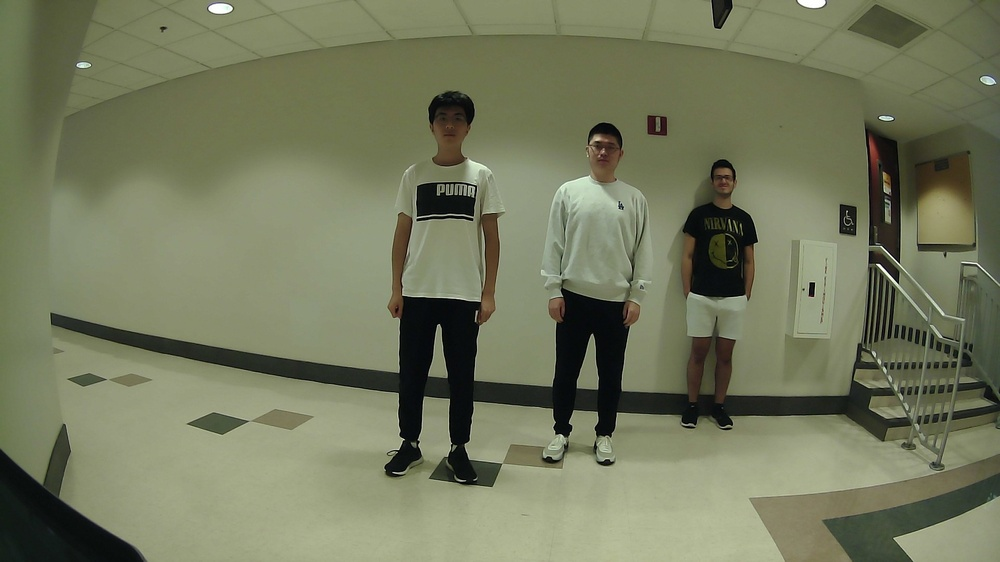
%> input picture lab7/image.jpg, 1000 x 562 px, shrunk from 1920 x 1080 before the run
$ octave lab7.m   (GNU Octave 9; MATLAB toolbox functions it lacks are replaced by stand-ins)
%> lines starting %> are read from the running program, lines starting %| are printed output that depends on the picture; in (x1, y1, x2, y2) boxes, pixels count from 0 and x2, y2 are one past the last pixel; in counts of white or black regions, pixels touching at a corner belong together; the program's own positions count from 1
% Over the next few weeks, we will be covering ideas about camera focus and
% defocus and projector focus and defocus.

% This project is a non-automatic, hand-crafted way of understanding some
% of these issues.

% Take an image and read it into Matlab
% try to capture an image with many different depths in it
im = imread('image.jpg');
%> im is the input picture: size 562x1000x3 uint8; mean R, G, B 116.2, 121, 93.2

% Apply a gaussian blur to this image. The gaussian blur has two indices:
% the size of the kernel and the standard deviation of the gaussian used.
im_blur = imfilter(im,fspecial('gaussian',10,10));
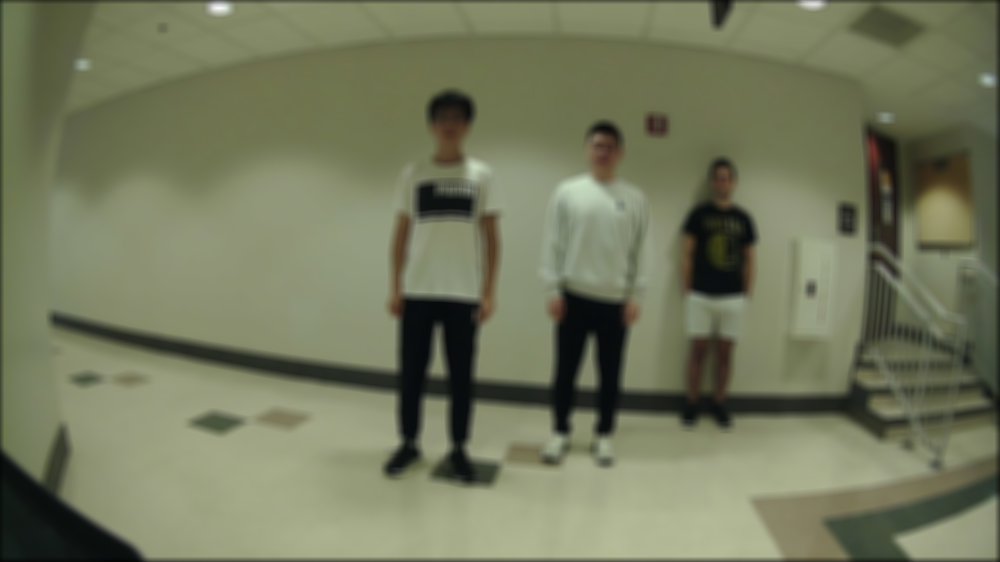
%> im_blur: size 562x1000x3 uint8; mean R, G, B 115.5, 120.2, 92.5

% im_blur is a blur that does not change spatially in the image. But camera
% and defocus blur change with scene depth. Let us try to simulate this.

% Using Microsoft Paint or some other such tool, create an image of the
% same size as im. By hand, color any portion of the scene ("foreground")
% white and the rest of the scene ("background") black.
mask1 = imread('mask1.jpg');
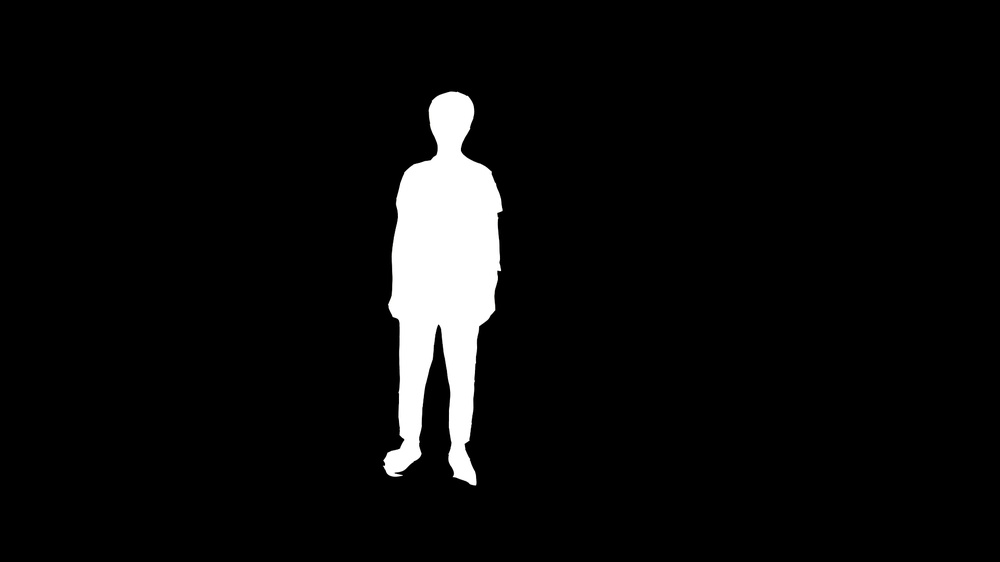
%> input picture lab7/mask1.jpg, 1000 x 562 px, shrunk from 1920 x 1080 before the run
%> mask1 is the input picture: size 562x1000x3 uint8; mean R, G, B 12.2, 12.2, 12.2
mask1 = im2bw(mask1);
%> mask1: size 562x1000 logical; 4.8% white; 1 white region, box (x1, y1, x2, y2) and area: (383, 92, 503, 485) 26920

mask2 = imread('mask2.jpg');
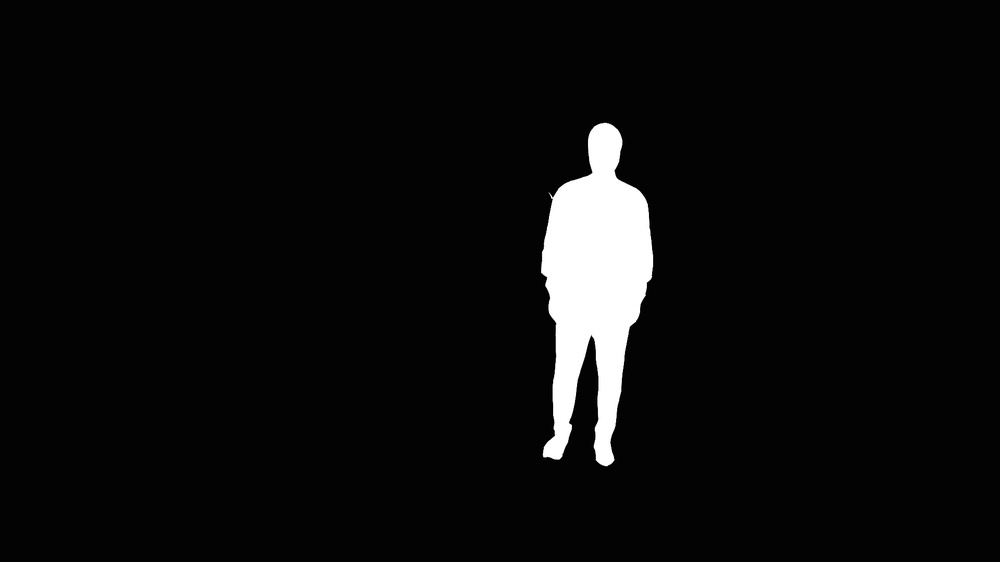
%> input picture lab7/mask2.jpg, 1000 x 562 px, shrunk from 1920 x 1080 before the run
%> mask2 is the input picture: size 562x1000x3 uint8; mean R, G, B 13, 13, 13
mask2 = im2bw(mask2);
%> mask2: size 562x1000 logical; 4% white; 1 white region, box (x1, y1, x2, y2) and area: (541, 123, 653, 466) 22324

mask3 = imread('mask3.jpg');
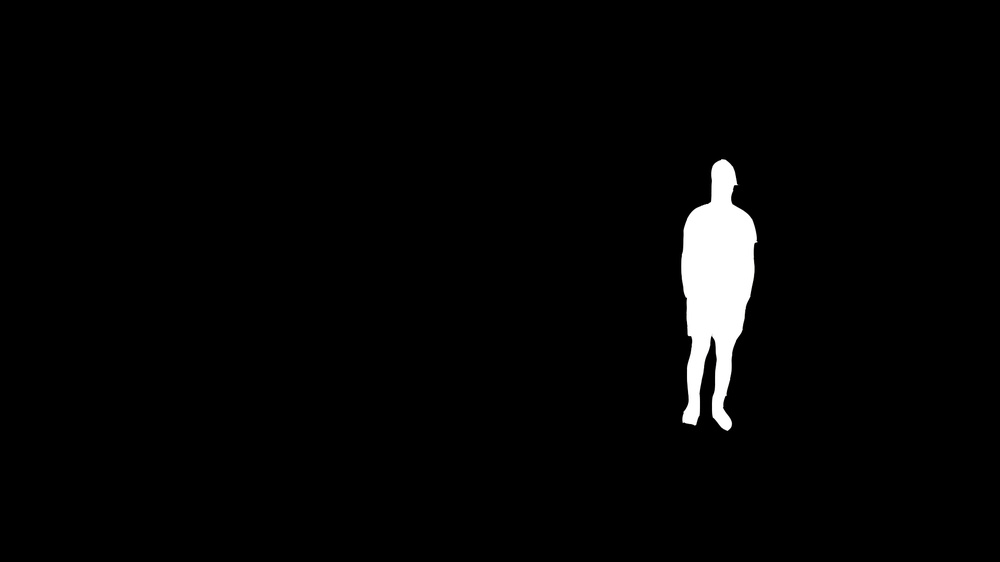
%> input picture lab7/mask3.jpg, 1000 x 562 px, shrunk from 1920 x 1080 before the run
%> mask3 is the input picture: size 562x1000x3 uint8; mean R, G, B 5.6, 5.6, 5.6
mask3 = im2bw(mask3);
%> mask3: size 562x1000 logical; 2.2% white; 1 white region, box (x1, y1, x2, y2) and area: (681, 159, 757, 431) 12243
% Now display the image with the background blurred
defocusim1 = im2double(im).*mask1 + im2double(im_blur).*~mask1;
imshow(defocusim1);

defocusim2 = im2double(im).*mask2 + im2double(im_blur).*~mask2;
imshow(defocusim2);

defocusim3 = im2double(im).*mask3 + im2double(im_blur).*~mask3;
imshow(defocusim3);

% Now repeat this for three or more foregrounds in the scene
% for each new experiment, name the mask as mask1, mask2, ...
% for each new experiment, name the defocused image as defocusim1,
% defocusim2, ...

% Submit a zip file with:

% a. A gif containing each of the defocused regions in sequence, giving the
% impression of changing camera focus

% b. A single image where every mask you used (mask1, mask2, ...) is shown
% together. Does this look like depth image?
% for example, if you had three masks:
overallmask = 50*mask1 + 100*mask2 + 200*mask3;
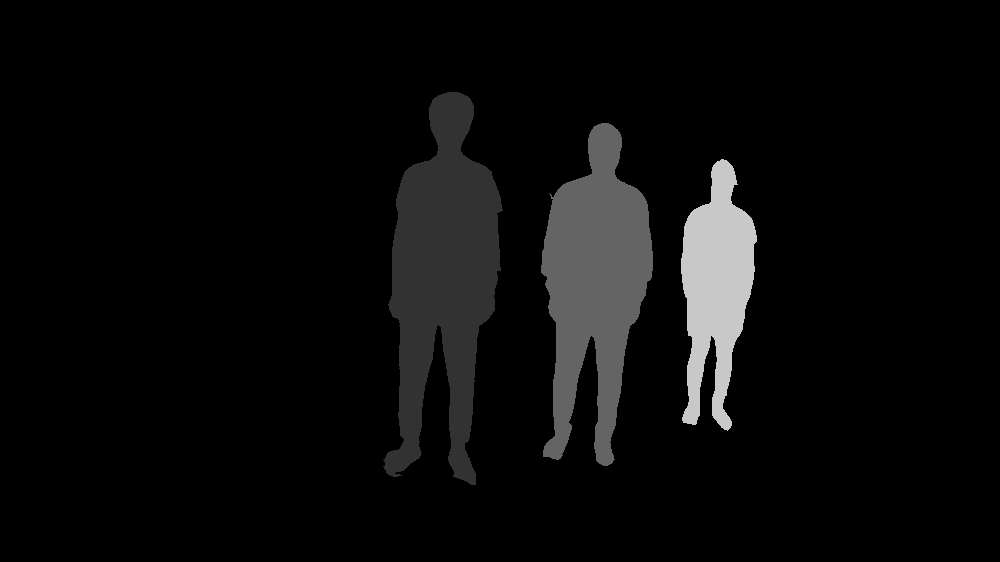
%> overallmask: size 562x1000 double; min 0, max 200, mean 10.7
imshow(overallmask)
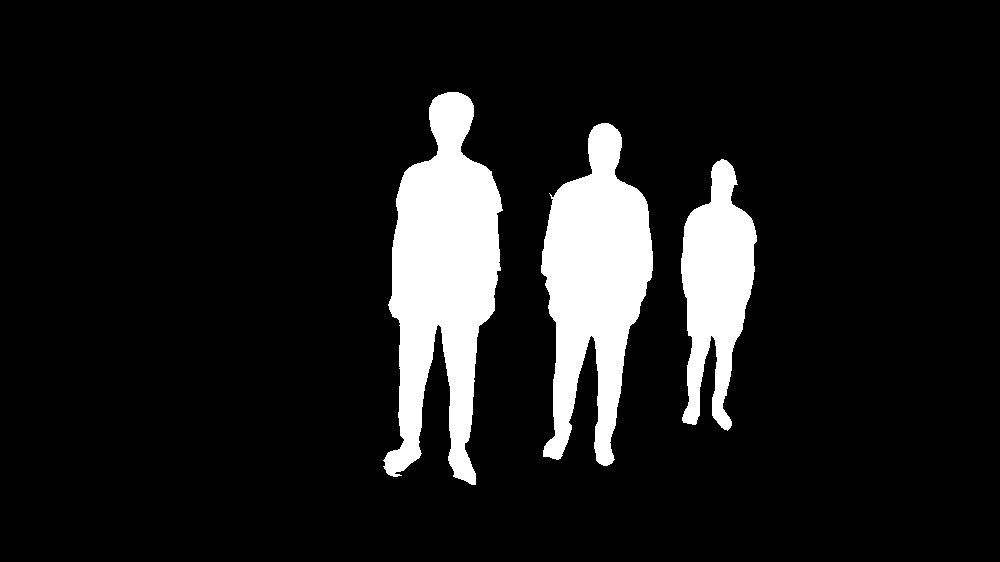
%> displayed picture: size 562x1000, on the screen's scale of 0 to 255; 10.9% white; 3 white regions, box (x1, y1, x2, y2) and area: (383, 92, 503, 485) 26920, (541, 123, 653, 466) 22324, (681, 159, 757, 431) 12243
